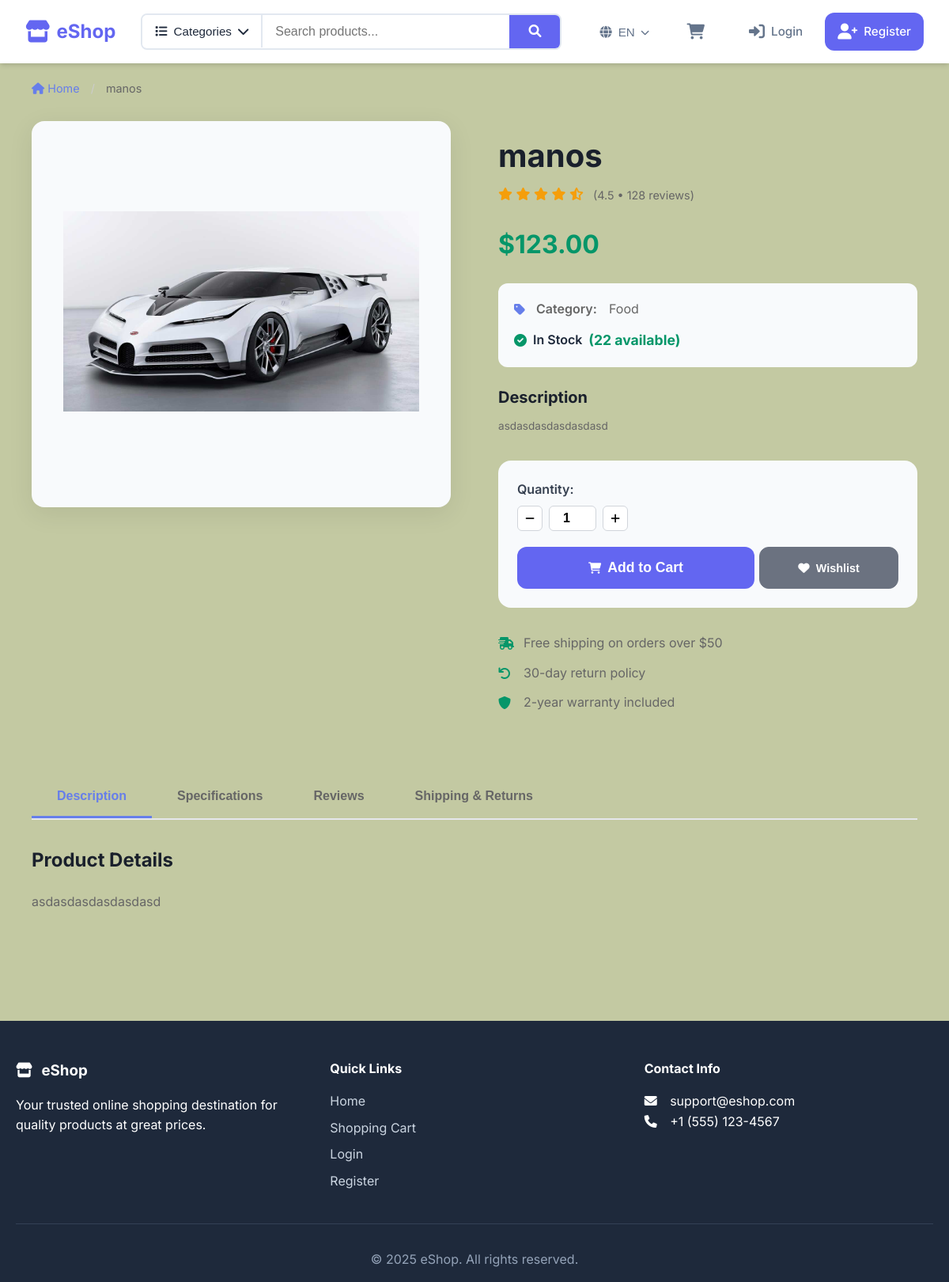
/product/16, run on an earlier commit of the app's database.
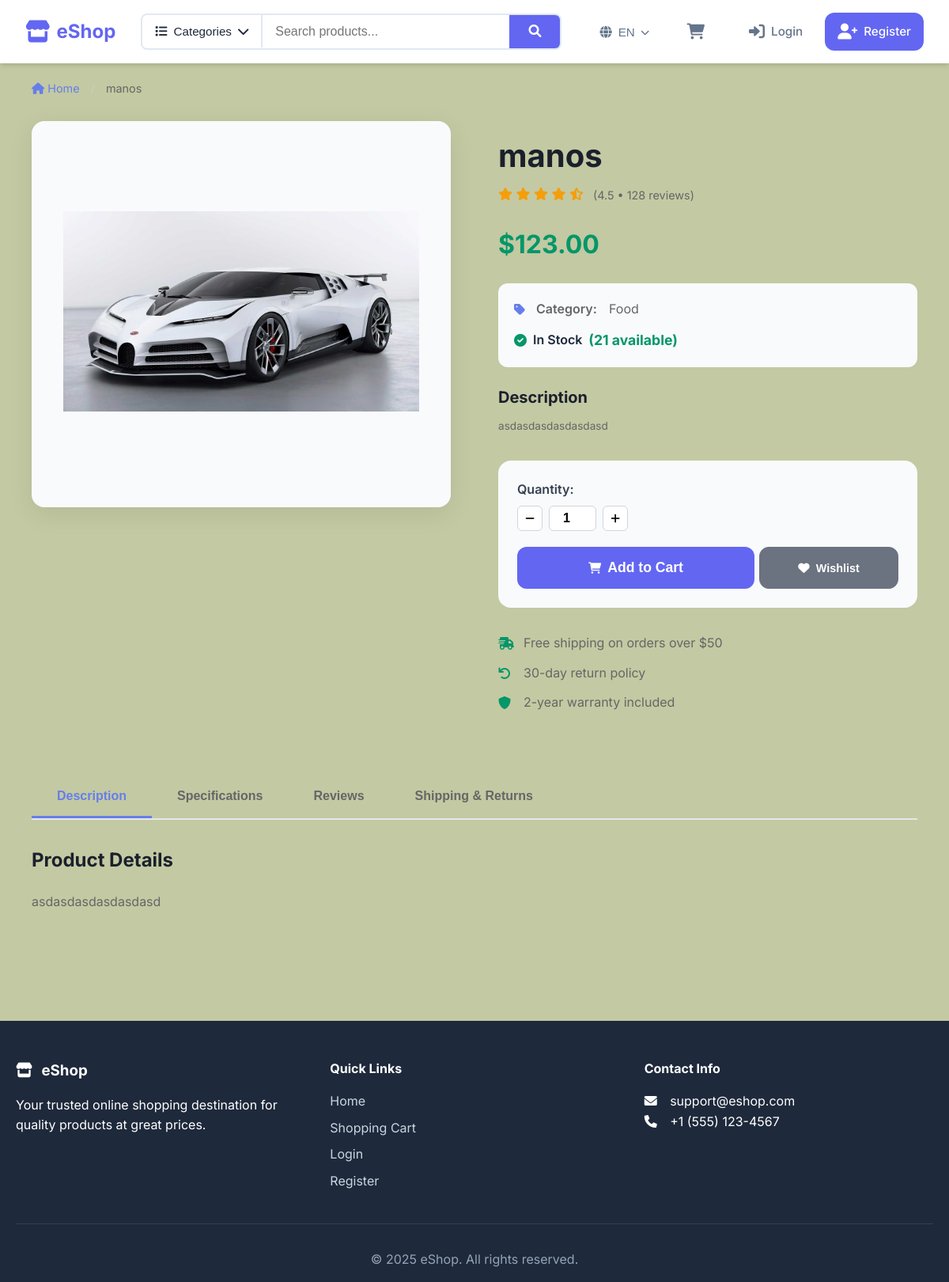
And on a later commit of the database.
### tables this page shows
CREATE TABLE products(
            product_id INTEGER PRIMARY KEY AUTOINCREMENT,
            name VARCHAR(100) NOT NULL,
            description TEXT,
            price DECIMAL(10,2) NOT NULL,
            stock_quantity INTEGER NOT NULL DEFAULT 0,
            category VARCHAR(50),
            image_url VARCHAR(255),
            created_at TIMESTAMP DEFAULT CURRENT_TIMESTAMP
        );

### app.py (the view)
@app.route("/product/<int:product_id>")
def product_detail(product_id):
    try:
        with get_cursor() as cur:
            cur.execute("SELECT * FROM products WHERE product_id = ?", (product_id,))
            product = cur.fetchone()
        if not product:
            flash('Product not found', 'danger')
            return redirect(url_for('home'))
        return render_template('product.html', product=product)
    except Exception as e:
        flash(f"Error loading product: {str(e)}", 'danger')
        return redirect(url_for('home'))

### app.py (called while the page is built)
@app.context_processor
def utility_processor():
    def get_image_url(image_url):
        if not image_url:
            return url_for('static', filename='images/placeholder.png')
        if image_url.startswith('uploads/'):
            return url_for('static', filename=image_url)
        return image_url
    categories = []
    try:
        with get_cursor() as cur:
            cur.execute("SELECT DISTINCT category FROM products WHERE category IS NOT NULL AND category != '' ORDER BY category")
            categories = [row[0] for row in cur.fetchall()]
    except:
        pass
    return dict(get_image_url=get_image_url, global_categories=categories)

def get_db():
    db = getattr(g, '_database', None)
    if db is None:
        db = g._database = sqlite3.connect(DATABASE)
        db.row_factory = sqlite3.Row
    return db

@app.teardown_appcontext
def close_connection(exception):
    db = getattr(g, '_database', None)
    if db is not None:
        db.close()

@contextmanager
def get_cursor():
    db = get_db()
    cursor = db.cursor()
    try:
        yield cursor
        db.commit()
    except Exception as e:
        db.rollback()
        raise e
    finally:
        cursor.close()

### templates/product.html (shortened to what the changed rows need)
{% extends "base.html" %}
{% block content %}
<div class="product-page">
    <div class="product-breadcrumb">
        <a href="{{ url_for('home') }}" class="breadcrumb-link">
            <i class="fas fa-home"></i> Home
        </a>
        <span class="breadcrumb-separator">/</span>
        <span class="breadcrumb-current">{{ product.name }}</span>
    </div>
    <div class="product-layout">
        <div class="product-gallery">
            <div class="main-image-container">
                <img src="{{ get_image_url(product.image_url) }}"
                     alt="{{ product.name }}"
                     class="main-product-image"
                     id="mainProductImage">
            </div>
        </div>
        <div class="product-details">
            <div class="product-header">
                <h1 class="product-title">{{ product.name }}</h1>
                <div class="product-rating">
                    <div class="stars">
                    </div>
                    <span class="rating-text">(4.5 • 128 reviews)</span>
                </div>
            </div>
            <div class="product-pricing">
                <div class="current-price">${{ "%.2f"|format(product.price) }}</div>
            </div>
            <div class="product-meta">
                <div class="meta-item">
                    <i class="fas fa-tag"></i>
                    <span class="meta-label">Category:</span>
                    <span class="meta-value">{{ product.category or 'General' }}</span>
                </div>
                {% if product.stock_quantity > 0 %}
                    <div class="stock-available">
                        <i class="fas fa-check-circle"></i>
                        <span class="stock-text">In Stock</span>
                        <span class="stock-quantity">({{ product.stock_quantity }} available)</span>
                    </div>
                {% else %}
                    <div class="stock-unavailable">
                        <i class="fas fa-times-circle"></i>
                        <span class="stock-text">Out of Stock</span>
                    </div>
                {% endif %}
            </div>
            <div class="product-description">
                <h3>Description</h3>
                <p>{{ product.description or 'No description available for this product.' }}</p>
            </div>
        </div>
    </div>
    <div class="product-tabs">
        <div class="tabs-content">
            <div class="tab-pane active" id="description">
                <h3>Product Details</h3>
                <p>{{ product.description or 'Detailed product description coming soon.' }}</p>
            </div>
        </div>
    </div>
</div>
{% endblock %}

What changed in the data, as far as the page shows it:
changed products "manos": stock_quantity "22" → "21"
